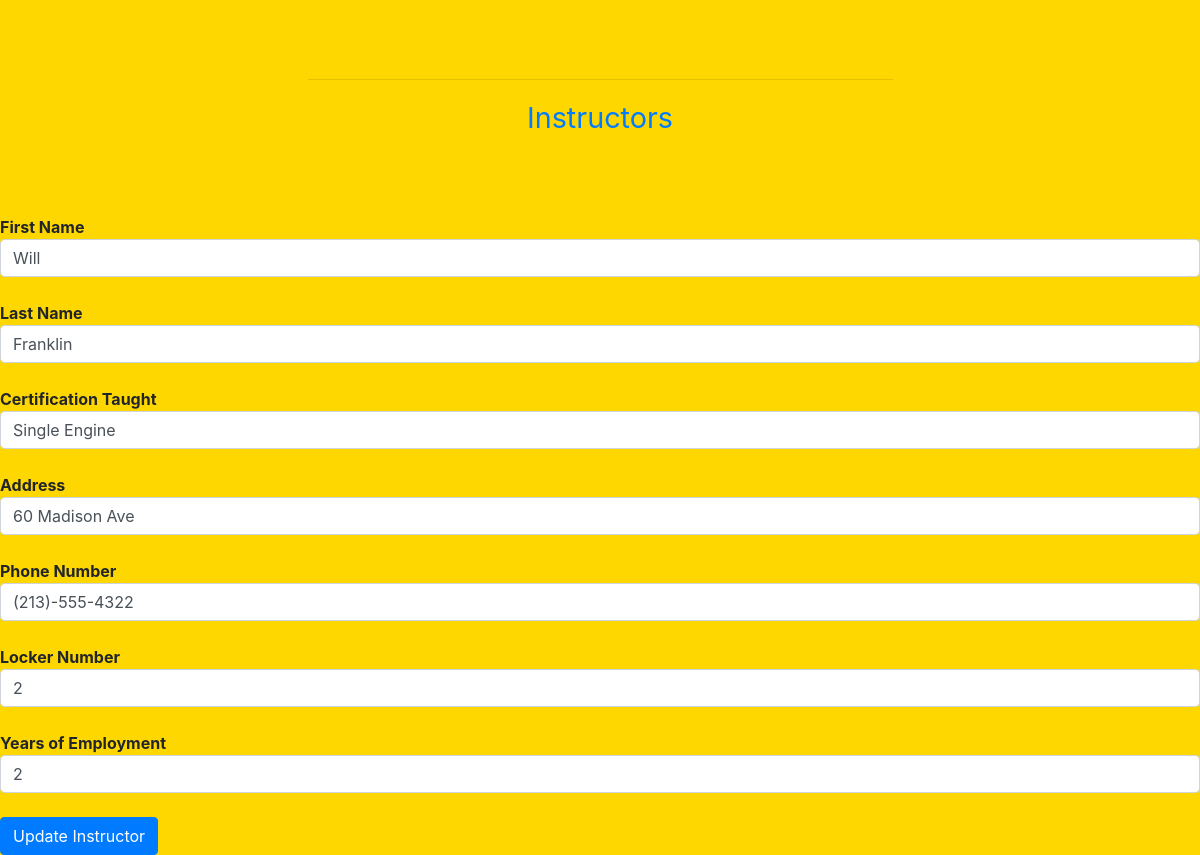
/finalProject/admin/updateInstructors.php?instructorid=2002 (signed in), run on the app's committed database.
### tables this page shows
CREATE TABLE `instructors` (
  `instructorid` int(10) NOT NULL,
  `firstname` char(35) DEFAULT NULL,
  `lastname` char(35) DEFAULT NULL,
  `cert_type` char(20) DEFAULT NULL,
  `address` char(50) DEFAULT NULL,
  `phone_number` varchar(50) DEFAULT NULL,
  `locker_number` int(10) DEFAULT NULL,
  `years_of_employment` int(10) DEFAULT NULL
);

### finalProject/admin/updateInstructors.php (the view, shortened to what this page needs)
<?php
$conn = getDatabaseConnection("channel_islands");
if (isset($_GET['instructorid'])) {
    $instructors = getInstructorInfo();
}
function getInstructorInfo() {
    global $conn;
    $sql = "SELECT *
            FROM instructors
            WHERE instructorid =" . $_GET['instructorid'];
    $statement = $conn->prepare($sql);
    $statement->execute();
    $record = $statement->fetch(PDO::FETCH_ASSOC);
    return $record;
}
?>
<!DOCTYPE html>
<html>
    <head>
        <link rel="stylesheet" href="https://stackpath.bootstrapcdn.com/bootstrap/4.1.2/css/bootstrap.min.css">
        <link href="css/styles.css" rel="stylesheet" type="text/css" />
    </head>
    <body>
          <br /><br />
        <nav>
            <hr width="50%" />
            <a href="instructorsSubAdmin.php">Instructors</a>
        </nav>
        <br /><br />
         <form>
            <br />
            <strong>First Name</strong> <input type="text" class="form-control" value = "<?=$instructors['firstname']?>" name="firstname"><br>
            <strong>Last Name</strong> <input type="text" class="form-control" value = "<?=$instructors['lastname']?>" name="lastname"><br>
            <strong>Certification Taught</strong> <input type="text" class="form-control" value = "<?=$instructors['cert_type']?>" name="cert_type"><br>
            <strong>Address</strong> <input type="text" class="form-control" value = "<?=$instructors['address']?>" name="address"><br>
            <strong>Phone Number</strong> <input type="text" class="form-control" value = "<?=$instructors['phone_number']?>" name="phone_number"><br>
            <strong>Locker Number</strong> <input type="text" class="form-control" value = "<?=$instructors['locker_number']?>" name="locker_number"><br>
            <strong>Years of Employment</strong> <input type="text" class="form-control" value = "<?=$instructors['years_of_employment']?>" name="years_of_employment"><br>
            <input type="submit" class='btn btn-primary' name="updateInstructors" value="Update Instructor">
        </form>
    </body>
</html>

### finalProject/admin/css/styles.css (style rules this page uses)
nav { padding: 15px; padding-bottom: 4px; font-size: 1.8em; text-decoration: none; color: white; }
header, nav { text-align: center; color: white; }
body { background-color:gold; }

### data on the page
instructors: firstname "Will", lastname "Franklin", cert_type "Single Engine", address "60 Madison Ave", phone_number "(213)-555-4322", locker_number "2", years_of_employment "2"
